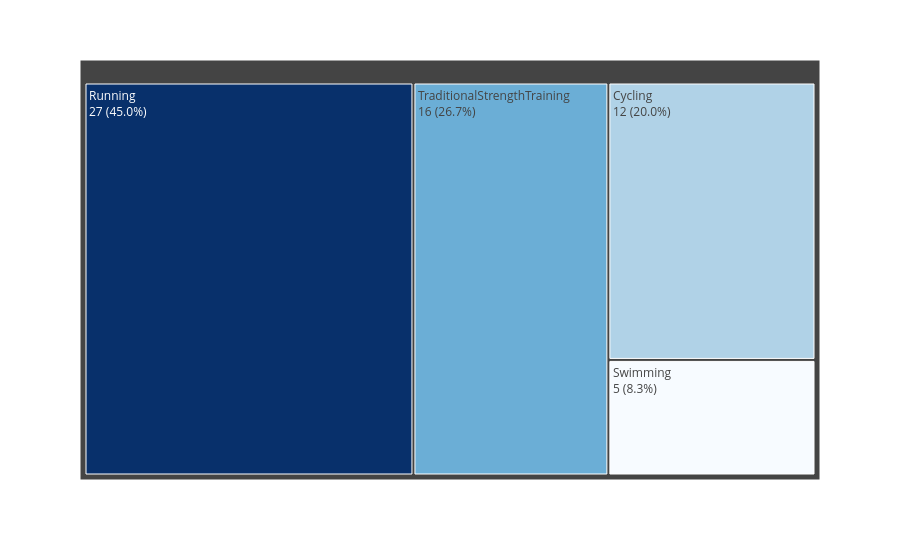

The code cell stored with this chart in its notebook:
### Code cell
# Create treemap
fig = px.treemap(
    activity_distribution,
    path=['label'],         # use custom label for full text
    values='count',
    color='count',
    color_continuous_scale='Blues')

fig.update_layout(showlegend=False, coloraxis_showscale=False)

# Optional: save the plot
fig.show()

### Figure 1 — Plotly figure (JSON) as saved in the notebook; plotly's stock layout.template omitted (floating-point values rounded to 4 significant figures)
{"data": [{"branchvalues": "total", "customdata": [[12.0], [27.0], [5.0], [16.0]], "domain": {"x": [0, 1], "y": [0, 1]}, "hovertemplate": "labels=%{label}<br>count_sum=%{value}<br>parent=%{parent}<br>id=%{id}<br>count=%{color}<extra></extra>", "ids": ["Cycling<br>12 (20.0%)", "Running<br>27 (45.0%)", "Swimming<br>5 (8.3%)", "TraditionalStrengthTraining<br>16 (26.7%)"], "labels": ["Cycling<br>12 (20.0%)", "Running<br>27 (45.0%)", "Swimming<br>5 (8.3%)", "TraditionalStrengthTraining<br>16 (26.7%)"], "marker": {"coloraxis": "coloraxis", "colors": [12.0, 27.0, 5.0, 16.0]}, "name": "", "parents": ["", "", "", ""], "type": "treemap", "values": [12.0, 27.0, 5.0, 16.0]}], "layout": {"coloraxis": {"colorbar": {"title": {"text": "count"}}, "colorscale": [[0, "rgb(247,251,255)"], [0.125, "rgb(222,235,247)"], [0.25, "rgb(198,219,239)"], [0.375, "rgb(158,202,225)"], [0.5, "rgb(107,174,214)"], [0.625, "rgb(66,146,198)"], [0.75, "rgb(33,113,181)"], [0.875, "rgb(8,81,156)"], [1, "rgb(8,48,107)"]], "showscale": false}, "legend": {"tracegroupgap": 0}, "margin": {"t": 60}, "showlegend": false}}
